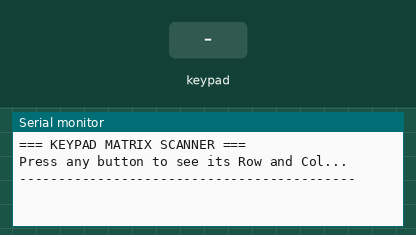
Recording of a sketch running on a simulated Arduino Uno, built with avr-gcc and run on an emulated ATmega328P. Shown: the last lines printed to the serial monitor. Wiring (inferred from the names in the program): 3×3 keypad with keys 1 2 3 4 5 6 7 8 9 (labels assumed): rows A3, A2, A0; columns A5, A1, A4. The inputs (shaded band) are chosen by the test bench.

Above: at 2.2 s.
2.3 s: key '1' pressed
At 3.4 s:
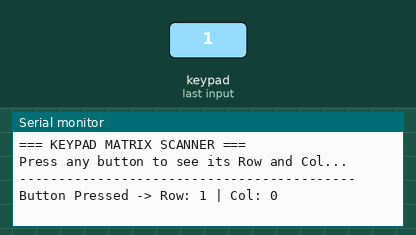
3.8 s: keypad keys 1 2 pressed 0.4 s apart
At 4.8 s:
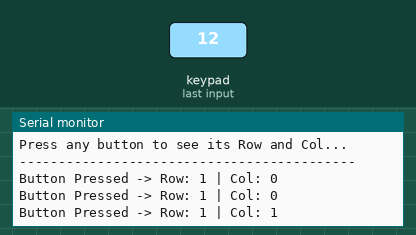
6.1 s: key '3' pressed
At 7.3 s:
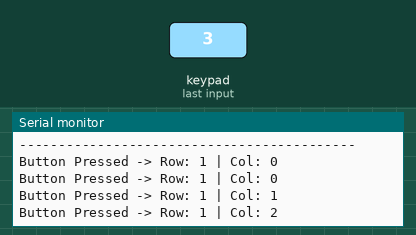
7.6 s: keypad keys 2 5 pressed 0.4 s apart
At 8.9 s:
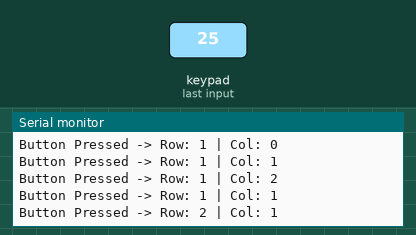
Timing chart, 0 to 10.6 s (numbered marks = the images above; inputs shaded):
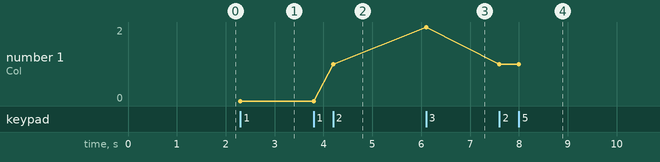

The sketch:

keypad.test.ino
```cpp
// Define the pins connected to your ATmega328P (Pins 23-28 on the DIP chip)
const byte rowPins[3] = {A0, A3, A2};
const byte colPins[3] = {A5, A1, A4};

void setup() {
  Serial.begin(9600);
  delay(1000);

  Serial.println("\n=== KEYPAD MATRIX SCANNER ===");
  Serial.println("Press any button to see its Row and Col...");
  Serial.println("-------------------------------------------");

  // Set all columns to INPUT_PULLUP (they will read HIGH by default)
  for (int c = 0; c < 3; c++) {
    pinMode(colPins[c], INPUT_PULLUP);
  }

  // Set all rows to INPUT (high impedance) so they don't interfere yet
  for (int r = 0; r < 3; r++) {
    pinMode(rowPins[r], INPUT);
  }
}

void loop() {
  // Scan row by row
  for (int r = 0; r < 3; r++) {

    // Set the current row as OUTPUT and pull it LOW
    pinMode(rowPins[r], OUTPUT);
    digitalWrite(rowPins[r], LOW);

    // Check all columns to see if any are pulled LOW by a button press
    for (int c = 0; c < 3; c++) {
      if (digitalRead(colPins[c]) == LOW) {

        Serial.print("Button Pressed -> Row: ");
        Serial.print(r);
        Serial.print(" | Col: ");
        Serial.println(c);

        // Simple delay to debounce the button and prevent serial spam
        delay(250);
      }
    }

    // Set the row back to INPUT (high impedance) before moving to the next row
    pinMode(rowPins[r], INPUT);
  }
}
```

Measured:
- after the input at 2.3 s, the serial monitor: prints a new line at once (image 1)
- after the input at 3.8 s, the serial monitor: prints a new line after 0.40 s (image 2)
- after the input at 6.1 s, the serial monitor: prints a new line at once (image 3)
- after the input at 7.6 s, the serial monitor: prints a new line at once (image 4)
- plotted number 1: 1 → 2 after the input at 6.1 s
